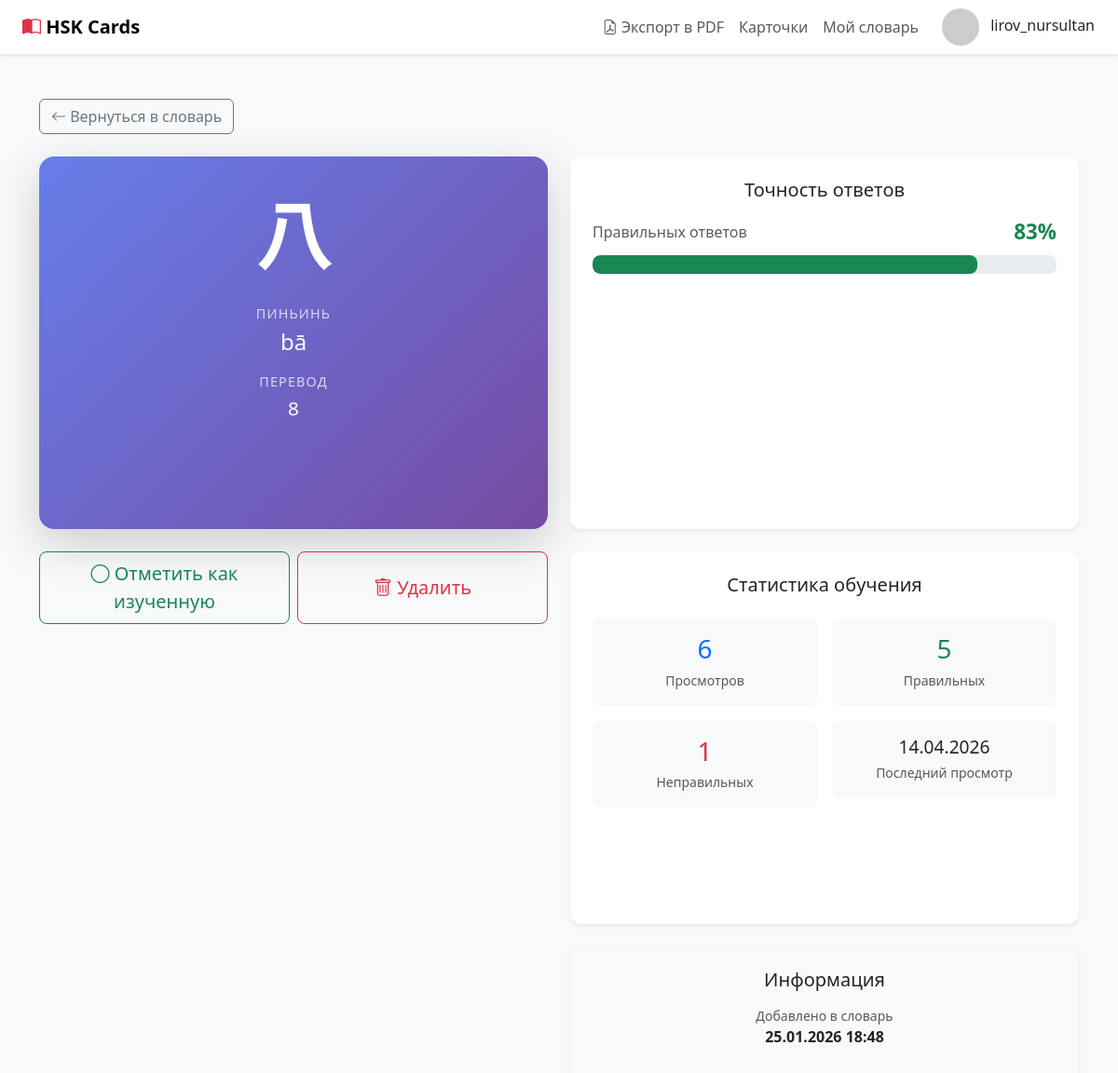
Screenshot of /my/6/ (signed in) with the database file from the repository.
### trainer/models.py (models this page shows, shortened)
class Card(models.Model):
    hieroglyph = models.CharField(max_length=255)
    translate = models.CharField(max_length=255)
    transcription = models.CharField(max_length=255)
    audio = models.FileField(upload_to='audio/', blank=True, null=True)

class DictionaryCard(models.Model):
    dictionary = models.ForeignKey(
        MyDictionary,
        on_delete=models.CASCADE,
        related_name='dictionary_cards',
        verbose_name='Словарь'
    )
    card = models.ForeignKey(
        'Card',  # Замените на название вашего приложения если нужно: 'app_name.Card'
        on_delete=models.CASCADE,
        related_name='dictionary_entries',
        verbose_name='Карточка'
    )
    added_at = models.DateTimeField(
        auto_now_add=True,
        verbose_name='Дата добавления'
    )
    is_learned = models.BooleanField(
        default=False,
        verbose_name='Изучена'
    )
    times_viewed = models.IntegerField(
        default=0,
        verbose_name='Количество просмотров'
    )
    times_correct = models.IntegerField(
        default=0,
        verbose_name='Правильных ответов'
    )
    times_incorrect = models.IntegerField(
        default=0,
        verbose_name='Неправильных ответов'
    )
    last_viewed = models.DateTimeField(
        null=True,
        blank=True,
        verbose_name='Последний просмотр'
    )
    notes = models.TextField(
        blank=True,
        null=True,
        verbose_name='Личные заметки'
    )
    class Meta:
        unique_together = ('dictionary', 'card')
        ordering = ['-added_at']
        verbose_name = 'Карточка в словаре'
        verbose_name_plural = 'Карточки в словаре'
        indexes = [
            models.Index(fields=['dictionary', 'is_learned']),
            models.Index(fields=['dictionary', 'added_at']),
        ]
    def get_accuracy(self):
        total = self.times_correct + self.times_incorrect
        if total == 0:
            return 0
        return round((self.times_correct / total) * 100, 1)

### trainer/views.py (the view)
# urls.py: path('my/<int:card_id>/', MyDictCardDetailView.as_view(), name="my_card_detail"),
class MyDictCardDetailView(LoginRequiredMixin, DetailView):
    model = DictionaryCard
    template_name = 'trainer/my_card_detail.html'
    context_object_name = 'card_info'
    login_url = 'login'
    def get_object(self):
        card_id = self.kwargs.get('card_id')
        user_dictionary = MyDictionary.objects.get(user=self.request.user)
        return DictionaryCard.objects.get(
            dictionary=user_dictionary,
            card_id=card_id
        )
    def get_context_data(self, **kwargs):
        context = super().get_context_data(**kwargs)
        dict_entry = self.get_object()
        context['card'] = dict_entry.card
        context['card_info'] = dict_entry
        context['accuracy'] = dict_entry.get_accuracy()
        return context

### trainer/templates/trainer/my_card_detail.html (shortened to what this page needs)
{% extends '../base.html' %}
{% block content %}
<div class="container py-5">
    <div class="mb-4">
        <a href="{% url 'my_cards' %}" class="btn btn-outline-secondary">
            <i class="bi bi-arrow-left"></i> Вернуться в словарь
        </a>
    </div>
    <div class="row">
        <div class="col-lg-6 mb-4">
            <div class="card border-0 shadow-lg" style="border-radius: 16px; overflow: hidden;">
                <div class="card-body p-5 text-center" style="background: linear-gradient(135deg, #667eea 0%, #764ba2 100%); color: white;">
                    <div style="font-size: 5rem; font-weight: bold; margin-bottom: 2rem; font-family: 'SimHei', 'Microsoft YaHei', sans-serif; line-height: 1;">
                        {{ card.hieroglyph }}
                    </div>
                    <div class="mb-3">
                        <h4 class="mb-1" style="opacity: 0.75; font-size: 0.9rem; text-transform: uppercase; letter-spacing: 0.08em;">Пиньинь</h4>
                        <p style="font-size: 1.5rem; font-weight: 500; margin: 0;">{{ card.transcription }}</p>
                    </div>
                    <div class="mb-4">
                        <h4 class="mb-1" style="opacity: 0.75; font-size: 0.9rem; text-transform: uppercase; letter-spacing: 0.08em;">Перевод</h4>
                        <p style="font-size: 1.3rem; margin: 0;">{{ card.translate }}</p>
                    </div>
                </div>
            </div>
            <div class="mt-4 d-flex gap-2">
                <button class="btn btn-lg {% if card_info.is_learned %}btn-success{% else %}btn-outline-success{% endif %} toggle-learned"
                        data-card-id="{{ card.id }}"
                        style="flex: 1; border-radius: 8px;">
                    <i class="bi {% if card_info.is_learned %}bi-check-circle-fill{% else %}bi-circle{% endif %}"></i>
                    {% if card_info.is_learned %}Изучена{% else %}Отметить как изученную{% endif %}
                </button>
                <button class="btn btn-lg btn-outline-danger remove-card"
                        data-card-id="{{ card.id }}"
                        style="flex: 1; border-radius: 8px;">
                    <i class="bi bi-trash"></i> Удалить
                </button>
            </div>
        </div>
        <div class="col-lg-6">
            <div class="card border-0 shadow-sm mb-4" style="border-radius: 12px;">
                <div class="card-body p-4">
                    <h5 class="card-title mb-3">Точность ответов</h5>
                    {% if card_info.times_viewed > 0 %}
                        <div class="d-flex justify-content-between align-items-center mb-2">
                            <span class="text-muted">Правильных ответов</span>
                            <strong class="{% if accuracy >= 80 %}text-success{% elif accuracy >= 50 %}text-warning{% else %}text-danger{% endif %}" style="font-size: 1.4rem;">
                                {{ accuracy|floatformat:0 }}%
                            </strong>
                        </div>
                        <div class="progress" style="height: 20px; border-radius: 8px; background: #e9ecef;">
                            <div class="progress-bar {% if accuracy >= 80 %}bg-success{% elif accuracy >= 50 %}bg-warning{% else %}bg-danger{% endif %}"
                                 style="width: {{ accuracy|floatformat:0 }}%; border-radius: 8px; transition: width 0.8s ease;"
                                 role="progressbar"
                                 aria-valuenow="{{ accuracy|floatformat:0 }}"
                                 aria-valuemin="0"
                                 aria-valuemax="100">
                            </div>
                        </div>
                    {% else %}
                        <p class="text-muted mb-0"><i class="bi bi-info-circle"></i> Ещё нет данных — пройдите тренажёр</p>
                    {% endif %}
                </div>
            </div>
            <div class="card border-0 shadow-sm mb-4" style="border-radius: 12px;">
                <div class="card-body p-4">
                    <h5 class="card-title mb-4">Статистика обучения</h5>
                    <div class="row text-center g-3">
                        <div class="col-6">
                            <div class="bg-light p-3" style="border-radius: 8px;">
                                <h3 class="text-primary mb-1">{{ card_info.times_viewed }}</h3>
                                <small class="text-muted">Просмотров</small>
                            </div>
                        </div>
                        <div class="col-6">
                            <div class="bg-light p-3" style="border-radius: 8px;">
                                <h3 class="text-success mb-1">{{ card_info.times_correct }}</h3>
                                <small class="text-muted">Правильных</small>
                            </div>
                        </div>
                        <div class="col-6">
                            <div class="bg-light p-3" style="border-radius: 8px;">
                                <h3 class="text-danger mb-1">{{ card_info.times_incorrect }}</h3>
                                <small class="text-muted">Неправильных</small>
                            </div>
                        </div>
                        <div class="col-6">
                            <div class="bg-light p-3" style="border-radius: 8px;">
                                <h3 class="mb-1" style="font-size: 1.2rem;">
                                    {% if card_info.last_viewed %}
                                        {{ card_info.last_viewed|date:"d.m.Y" }}
                                    {% else %}
                                        —
                                    {% endif %}
                                </h3>
                                <small class="text-muted">Последний просмотр</small>
                            </div>
                        </div>
                    </div>
                </div>
            </div>
            <div class="cardd border-0 shadow-sm" style="border-radius: 12px;">
                <div class="card-body p-4">
                    <h5 class="card-title mb-3">Информация</h5>
                    <div class="mb-3">
                        <small class="text-muted d-block">Добавлено в словарь</small>
                        <strong>{{ card_info.added_at|date:"d.m.Y H:i" }}</strong>
                    </div>
                </div>
            </div>
        </div>
    </div>
</div>
{% endblock %}

### trainer/templates/base.html (shortened to what this page needs)
{% load static %}
<!DOCTYPE html>
<html lang="ru">
<head>
    <link href="https://cdnjs.cloudflare.com/ajax/libs/bootstrap/5.3.0/css/bootstrap.min.css" rel="stylesheet">
    <link href="https://cdnjs.cloudflare.com/ajax/libs/bootstrap-icons/1.11.0/font/bootstrap-icons.min.css" rel="stylesheet">
</head>
<body>
    <nav class="navbar navbar-expand-lg navbar-light bg-white">
        <div class="container-fluid px-4">
            <a class="navbar-brand fw-bold" href="{% url 'card_list' %}">
                <i class="bi bi-book-half" style="color: #dc3545;"></i>
                HSK Cards
            </a>
            <div class="collapse navbar-collapse" id="navbarNav">
                <ul class="navbar-nav ms-auto">
                    <li class="nav-item">
                        <a class="nav-link" href="{% url 'my_cards_pdf' %}">
                            <i class="bi bi-file-earmark-pdf"></i> Экспорт в PDF
                        </a>
                    </li>
                    <li class="nav-item">
                        <a class="nav-link" href="{% url 'card_list' %}">Карточки</a>
                    </li>
                    {% if user.is_authenticated %}
                    <li class="nav-item">
                        <a class="nav-link" href="{% url 'my_cards' %}">Мой словарь</a>
                    </li>
                    {% endif %}
                </ul>
            </div>
            <div class="d-flex align-items-center ms-3">
                {% if user.is_authenticated %}
                    <div class="dropdown">
                        <button class="btn btn-link p-0 text-decoration-none" type="button" data-bs-toggle="dropdown">
                            <img src="https://ui-avatars.com/api/?name={{ user.username }}&background=dc3545&color=fff" alt="{{ user.username }}" class="avatar">
                            <span class="ms-2 text-dark">{{ user.username }}</span>
                        </button>
                    </div>
                {% else %}
                    <a href="{% url 'accounts:login' %}" class="btn btn-danger btn-sm ms-2">Вход</a>
                    <a href="{% url 'accounts:register' %}" class="btn btn-outline-danger btn-sm ms-2">Регистрация</a>
                {% endif %}
            </div>
        </div>
    </nav>
    {% block content %}{% endblock %}
</body>
</html>

### trainer/templates/base.html (style rules this page uses)
body { background-color: #f8f9fa; }
.navbar { box-shadow: 0 2px 4px rgba(0,0,0,0.1); }
.card { transition: transform 0.3s ease, box-shadow 0.3s ease; border: none; border-radius: 12px; overflow: hidden; height: 100%; cursor: pointer; }
.card-body { padding: 1.5rem; text-align: center; }
.avatar { width: 40px; height: 40px; border-radius: 50%; object-fit: cover; }

### trainer/templates/trainer/my_card_detail.html (style rules this page uses)
.cardd { height: 200px; transition: transform 0.3s ease, box-shadow 0.3s ease; }
.card { height: 400px; transition: transform 0.3s ease, box-shadow 0.3s ease; }
.btn { transition: all 0.2s ease; }

### rows the page displays
Card: hieroglyph "八", transcription "bā", translate "8"
DictionaryCard: times_viewed "6", times_correct "5", times_incorrect "1", last_viewed "14.04.2026", added_at "25.01.2026 18:48"

### other values shown
{{ user.username }} "lirov_nursultan"
{{ accuracy|floatformat:0 }} "83"
